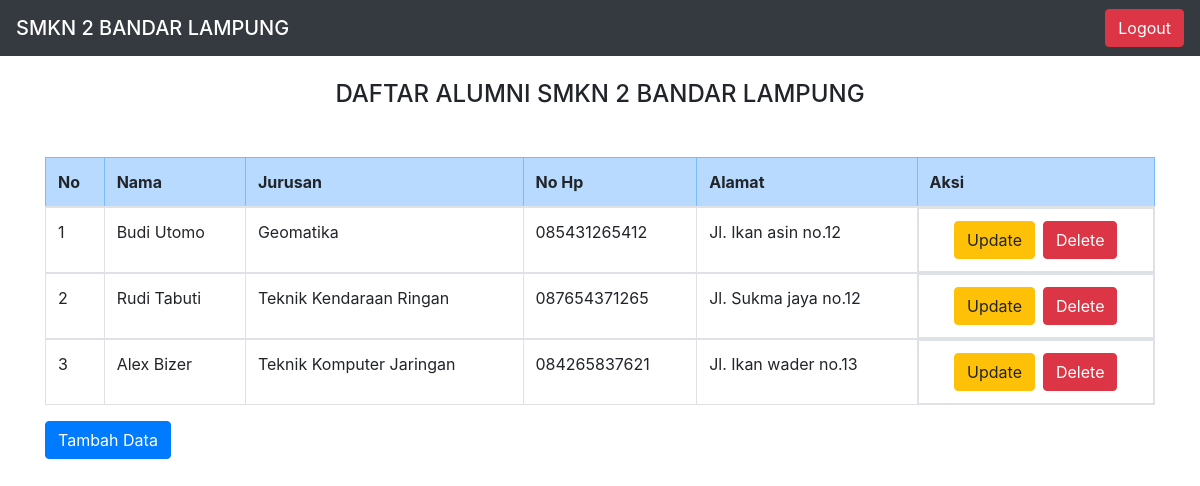
The page / on the database its author committed.
### tables this page shows
CREATE TABLE `peserta` (
  `id_peserta` int(11) NOT NULL,
  `nama` varchar(50) NOT NULL,
  `jurusan` varchar(50) NOT NULL,
  `no_hp` char(13) NOT NULL,
  `alamat` varchar(50) NOT NULL
);

### index.php (the view, shortened to what this page needs)
<!DOCTYPE html>
<html>
<head>
<link rel="stylesheet" href="https://cdn.jsdelivr.net/npm/bootstrap@4.6.1/dist/css/bootstrap.min.css">
</head>
<body>
    <nav class="navbar navbar-dark bg-dark">
            <span class="navbar-brand mb-0 h1">SMKN 2 BANDAR LAMPUNG</span>
            <a href="https://www.google.com" class="btn btn-danger ml-auto">Logout</a>
    </nav>
<div class="container">
    <br>
    <h4><center>DAFTAR ALUMNI SMKN 2 BANDAR LAMPUNG</center></h4>
     <tr class="table-danger">
            <br>
        <thead>
        <tr>
       <table class="my-3 table table-bordered">
            <tr class="table-primary">
            <th>No</th>
            <th>Nama</th>
            <th>Jurusan</th>
            <th>No Hp</th>
            <th>Alamat</th>
            <th colspan='2'>Aksi</th>
        </tr>
        </thead>
        <?php
        include "koneksi.php";
        $sql="select * from peserta order by id_peserta desc";
        $hasil=mysqli_query($kon,$sql);
        $no=0;
        while ($data = mysqli_fetch_array($hasil)) {
            $no++;
            ?>
        <tbody>
            <tr>
                    <td><?php echo $no;?></td>
                    <td><?php echo $data["nama"]; ?></td>
                    <td><?php echo $data["jurusan"]; ?></td>
                    <td><?php echo $data["no_hp"]; ?></td>
                    <td><?php echo $data["alamat"]; ?></td>
                    <td class="d-flex justify-content-center">
            <a href="update.php?id_peserta=<?php echo htmlspecialchars($data['id_peserta']); ?>" class="btn btn-warning" role="button">Update</a>
            <a href="<?php echo htmlspecialchars($_SERVER["PHP_SELF"]);?>?id_peserta=<?php echo $data['id_peserta']; ?>" class="btn btn-danger ml-2" role="button">Delete</a>
                </td>
            </tr>
        </tbody>
            <?php
        }
        ?>
    <a href="create.php" class="btn btn-primary" role="button">Tambah Data</a>
</div>
</body>
</html>

### rows shown on the page
peserta: nama "Budi Utomo", jurusan "Geomatika", no_hp "085431265412", alamat "Jl. Ikan asin no.12"
peserta: nama "Rudi Tabuti", jurusan "Teknik Kendaraan Ringan", no_hp "087654371265", alamat "Jl. Sukma jaya no.12"
peserta: nama "Alex Bizer", jurusan "Teknik Komputer Jaringan", no_hp "084265837621", alamat "Jl. Ikan wader no.13"
